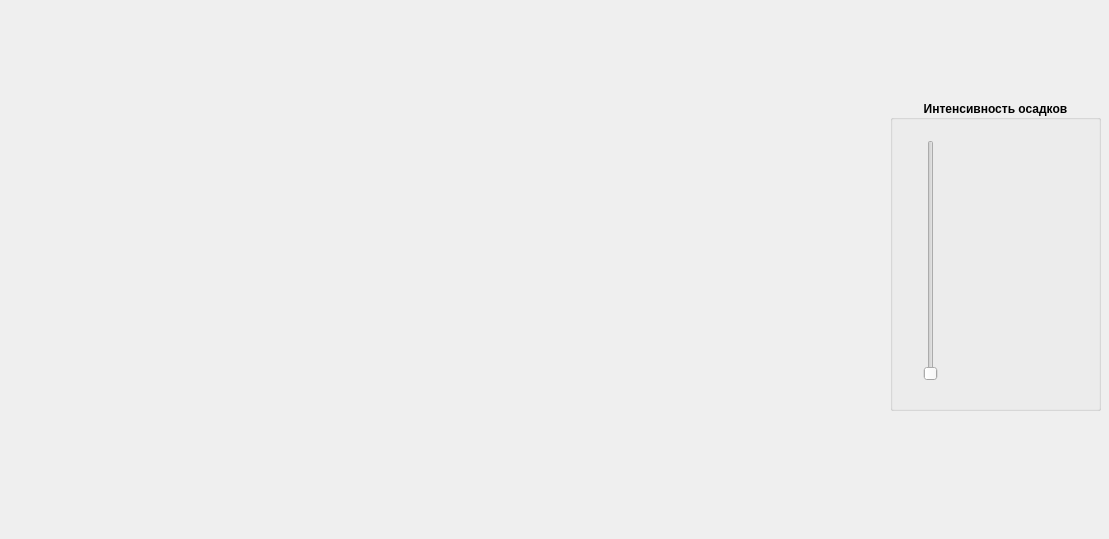
<?xml version="1.0" encoding="UTF-8"?>
<ui version="4.0">
 <class>SnowModeling</class>
 <widget class="QMainWindow" name="SnowModeling">
  <property name="geometry">
   <rect>
    <x>0</x>
    <y>0</y>
    <width>1109</width>
    <height>539</height>
   </rect>
  </property>
  <property name="windowTitle">
   <string>Моделирование снега</string>
  </property>
  <widget class="QWidget" name="centralWidget">
   <widget class="Canvas" name="m_canv" native="true">
    <property name="geometry">
     <rect>
      <x>9</x>
      <y>9</y>
      <width>861</width>
      <height>521</height>
     </rect>
    </property>
   </widget>
   <widget class="QGroupBox" name="gbxIntensity">
    <property name="geometry">
     <rect>
      <x>890</x>
      <y>100</y>
      <width>211</width>
      <height>311</height>
     </rect>
    </property>
    <property name="font">
     <font>
      <weight>75</weight>
      <bold>true</bold>
     </font>
    </property>
    <property name="title">
     <string>Интенсивность осадков</string>
    </property>
    <property name="alignment">
     <set>Qt::AlignCenter</set>
    </property>
    <widget class="QSlider" name="hsldIntensity">
     <property name="geometry">
      <rect>
       <x>30</x>
       <y>40</y>
       <width>22</width>
       <height>241</height>
      </rect>
     </property>
     <property name="maximum">
      <number>4</number>
     </property>
     <property name="orientation">
      <enum>Qt::Vertical</enum>
     </property>
    </widget>
    <widget class="QLabel" name="lblMax">
     <property name="geometry">
      <rect>
       <x>70</x>
       <y>40</y>
       <width>131</width>
       <height>16</height>
      </rect>
     </property>
     <property name="font">
      <font>
       <weight>50</weight>
       <bold>false</bold>
      </font>
     </property>
     <property name="text">
      <string/>
     </property>
     <property name="textFormat">
      <enum>Qt::AutoText</enum>
     </property>
    </widget>
    <widget class="QLabel" name="lblHard">
     <property name="geometry">
      <rect>
       <x>70</x>
       <y>90</y>
       <width>131</width>
       <height>16</height>
      </rect>
     </property>
     <property name="font">
      <font>
       <weight>50</weight>
       <bold>false</bold>
      </font>
     </property>
     <property name="text">
      <string/>
     </property>
    </widget>
    <widget class="QLabel" name="lblMiddle">
     <property name="geometry">
      <rect>
       <x>70</x>
       <y>150</y>
       <width>131</width>
       <height>16</height>
      </rect>
     </property>
     <property name="font">
      <font>
       <weight>50</weight>
       <bold>false</bold>
      </font>
     </property>
     <property name="text">
      <string/>
     </property>
    </widget>
    <widget class="QLabel" name="lblMin">
     <property name="geometry">
      <rect>
       <x>70</x>
       <y>210</y>
       <width>131</width>
       <height>16</height>
      </rect>
     </property>
     <property name="font">
      <font>
       <weight>50</weight>
       <bold>false</bold>
      </font>
     </property>
     <property name="text">
      <string/>
     </property>
    </widget>
    <widget class="QLabel" name="lblNothing">
     <property name="geometry">
      <rect>
       <x>70</x>
       <y>260</y>
       <width>121</width>
       <height>16</height>
      </rect>
     </property>
     <property name="font">
      <font>
       <weight>50</weight>
       <bold>false</bold>
      </font>
     </property>
     <property name="text">
      <string/>
     </property>
    </widget>
   </widget>
  </widget>
 </widget>
 <layoutdefault spacing="6" margin="11"/>
 <customwidgets>
  <customwidget>
   <class>Canvas</class>
   <extends>QWidget</extends>
   <header>canvas.h</header>
   <container>1</container>
  </customwidget>
 </customwidgets>
 <resources/>
 <connections/>
</ui>
